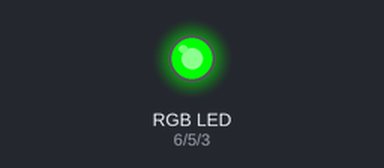
Simulated run of this sketch. Board: Arduino Uno, built with avr-gcc and run on an emulated ATmega328P. Shown: an RGB LED mixed from three pins (HIGH = lit). Dim RGB values are drawn brighter than linear.

Above: at 0.05 s.
At 2.55 s:
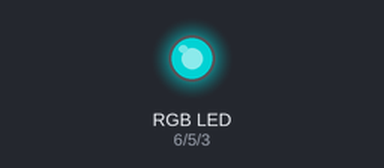
At 3.8 s:
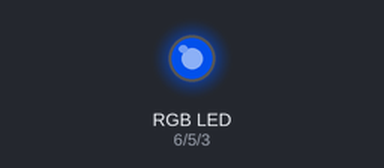
At 5.1 s:
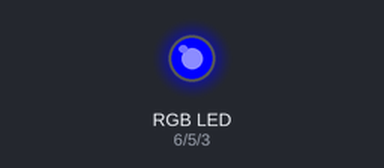
Timing chart, 0 to 6.6 s (numbered marks = the images above):
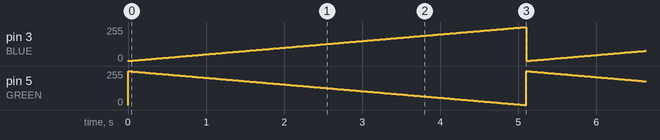

The sketch:

RGB_LED.ino
```cpp
#define RED   6
#define GREEN 5
#define BLUE  3

const int delayTime = 20;

void setup() {
  pinMode(RED, OUTPUT);
  pinMode(GREEN, OUTPUT);
  pinMode(BLUE, OUTPUT);
  digitalWrite(RED, LOW);
  digitalWrite(GREEN, HIGH);
  digitalWrite(BLUE, LOW);
}

void loop() {
  int redValue   = 0;
  int greenValue = 255;
  int blueValue  = 0;

  for (int i = 0; i < 255; i++) {
    greenValue -= 1;
    blueValue += 1;
    analogWrite(GREEN,greenValue);
    analogWrite(BLUE,blueValue);
    delay(delayTime);
  }
}
```

Measured:
- by itself, pin 3 (BLUE): ramps from 1/255 to 255/255 and jumps back, once every 5.1 s
- by itself, pin 5 (GREEN): ramps from 254/255 to 0/255 and jumps back, once every 5.1 s
